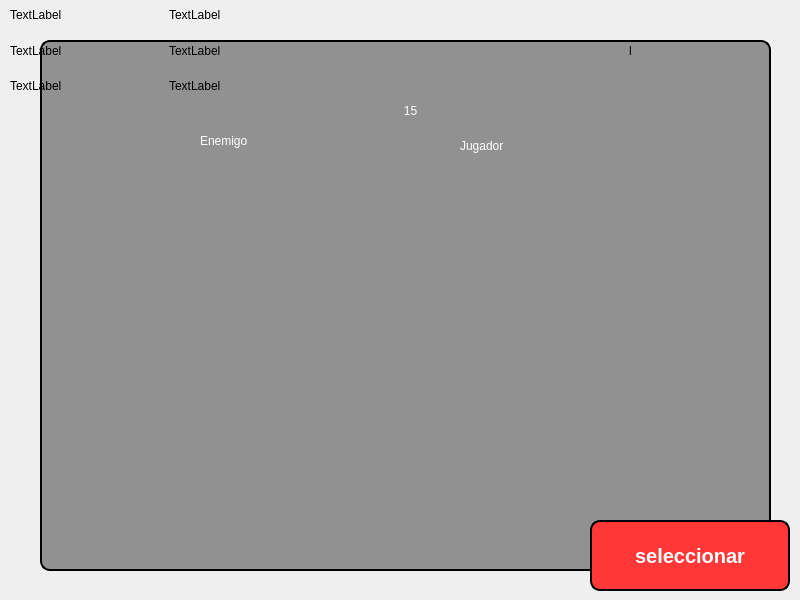
<?xml version="1.0" encoding="UTF-8"?>
<ui version="4.0">
 <class>MainWindow</class>
 <widget class="QMainWindow" name="MainWindow">
  <property name="geometry">
   <rect>
    <x>0</x>
    <y>0</y>
    <width>800</width>
    <height>600</height>
   </rect>
  </property>
  <property name="windowTitle">
   <string>MainWindow</string>
  </property>
  <widget class="QWidget" name="centralwidget">
   <widget class="QLabel" name="label">
    <property name="geometry">
     <rect>
      <x>0</x>
      <y>0</y>
      <width>800</width>
      <height>600</height>
     </rect>
    </property>
    <property name="minimumSize">
     <size>
      <width>800</width>
      <height>600</height>
     </size>
    </property>
    <property name="maximumSize">
     <size>
      <width>800</width>
      <height>600</height>
     </size>
    </property>
    <property name="text">
     <string/>
    </property>
    <property name="pixmap">
     <pixmap>../../sprites/background/fight_v2.png</pixmap>
    </property>
    <property name="scaledContents">
     <bool>true</bool>
    </property>
   </widget>
   <widget class="QLabel" name="label_3">
    <property name="geometry">
     <rect>
      <x>40</x>
      <y>40</y>
      <width>731</width>
      <height>531</height>
     </rect>
    </property>
    <property name="styleSheet">
     <string notr="true">border-style: outset;
    border-width: 2px;
    border-radius: 10px;
background-color: rgb(0, 0, 0);
background-color: rgba(0, 0, 0, 100);
    font: bold 14px;
    min-width: 10em;
    padding: 6px;</string>
    </property>
    <property name="text">
     <string/>
    </property>
   </widget>
   <widget class="QLabel" name="label_2">
    <property name="geometry">
     <rect>
      <x>0</x>
      <y>180</y>
      <width>841</width>
      <height>421</height>
     </rect>
    </property>
    <property name="text">
     <string/>
    </property>
    <property name="pixmap">
     <pixmap>../../sprites/background/table.png</pixmap>
    </property>
    <property name="scaledContents">
     <bool>true</bool>
    </property>
   </widget>
   <widget class="QPushButton" name="seleccion">
    <property name="geometry">
     <rect>
      <x>590</x>
      <y>520</y>
      <width>200</width>
      <height>71</height>
     </rect>
    </property>
    <property name="minimumSize">
     <size>
      <width>200</width>
      <height>0</height>
     </size>
    </property>
    <property name="styleSheet">
     <string notr="true">border-style: outset;
    border-width: 2px;
    border-radius: 10px;
background-color: rgb(255, 55, 55);

    font: bold 20px;
    min-width: 10em;
    padding: 6px;
border-color: rgb(0, 0, 0);
color: rgb(255, 255, 255);</string>
    </property>
    <property name="text">
     <string>seleccionar</string>
    </property>
   </widget>
   <widget class="QWidget" name="horizontalLayoutWidget">
    <property name="geometry">
     <rect>
      <x>30</x>
      <y>490</y>
      <width>541</width>
      <height>221</height>
     </rect>
    </property>
    <layout class="QHBoxLayout" name="horizontalLayout">
     <item>
      <widget class="QLabel" name="carta1">
       <property name="maximumSize">
        <size>
         <width>100</width>
         <height>175</height>
        </size>
       </property>
       <property name="text">
        <string/>
       </property>
       <property name="pixmap">
        <pixmap>../../sprites/cartas/back.png</pixmap>
       </property>
       <property name="scaledContents">
        <bool>true</bool>
       </property>
      </widget>
     </item>
     <item>
      <widget class="QLabel" name="carta2">
       <property name="maximumSize">
        <size>
         <width>100</width>
         <height>175</height>
        </size>
       </property>
       <property name="text">
        <string/>
       </property>
       <property name="pixmap">
        <pixmap>../../sprites/cartas/back.png</pixmap>
       </property>
       <property name="scaledContents">
        <bool>true</bool>
       </property>
      </widget>
     </item>
     <item>
      <widget class="QLabel" name="carta3">
       <property name="maximumSize">
        <size>
         <width>100</width>
         <height>175</height>
        </size>
       </property>
       <property name="text">
        <string/>
       </property>
       <property name="pixmap">
        <pixmap>../../sprites/cartas/back.png</pixmap>
       </property>
       <property name="scaledContents">
        <bool>true</bool>
       </property>
      </widget>
     </item>
     <item>
      <widget class="QLabel" name="carta4">
       <property name="maximumSize">
        <size>
         <width>100</width>
         <height>175</height>
        </size>
       </property>
       <property name="text">
        <string/>
       </property>
       <property name="pixmap">
        <pixmap>../../sprites/cartas/back.png</pixmap>
       </property>
       <property name="scaledContents">
        <bool>true</bool>
       </property>
      </widget>
     </item>
     <item>
      <widget class="QLabel" name="carta5">
       <property name="minimumSize">
        <size>
         <width>1</width>
         <height>0</height>
        </size>
       </property>
       <property name="maximumSize">
        <size>
         <width>100</width>
         <height>175</height>
        </size>
       </property>
       <property name="text">
        <string/>
       </property>
       <property name="pixmap">
        <pixmap>../../sprites/cartas/back.png</pixmap>
       </property>
       <property name="scaledContents">
        <bool>true</bool>
       </property>
      </widget>
     </item>
    </layout>
   </widget>
   <widget class="QLabel" name="temporizador">
    <property name="geometry">
     <rect>
      <x>370</x>
      <y>70</y>
      <width>81</width>
      <height>81</height>
     </rect>
    </property>
    <property name="styleSheet">
     <string notr="true">font: 30pt &quot;Rockwell Condensed&quot;;
color: rgb(255, 255, 255);</string>
    </property>
    <property name="text">
     <string>15</string>
    </property>
    <property name="alignment">
     <set>Qt::AlignCenter</set>
    </property>
   </widget>
   <widget class="QWidget" name="horizontalLayoutWidget_2">
    <property name="geometry">
     <rect>
      <x>470</x>
      <y>0</y>
      <width>311</width>
      <height>101</height>
     </rect>
    </property>
    <layout class="QHBoxLayout" name="horizontalLayout_2">
     <item>
      <layout class="QVBoxLayout" name="verticalLayout_3"/>
     </item>
     <item>
      <layout class="QVBoxLayout" name="verticalLayout_5"/>
     </item>
     <item>
      <layout class="QVBoxLayout" name="verticalLayout_4"/>
     </item>
     <item>
      <layout class="QVBoxLayout" name="verticalLayout_2">
       <item>
        <widget class="QLabel" name="ficha4">
         <property name="text">
          <string/>
         </property>
         <property name="scaledContents">
          <bool>true</bool>
         </property>
        </widget>
       </item>
       <item>
        <widget class="QLabel" name="ficha5">
         <property name="text">
          <string/>
         </property>
         <property name="scaledContents">
          <bool>true</bool>
         </property>
        </widget>
       </item>
       <item>
        <widget class="QLabel" name="ficha6">
         <property name="text">
          <string/>
         </property>
         <property name="scaledContents">
          <bool>true</bool>
         </property>
        </widget>
       </item>
      </layout>
     </item>
     <item>
      <layout class="QVBoxLayout" name="verticalLayout">
       <item>
        <widget class="QLabel" name="ficha1">
         <property name="text">
          <string/>
         </property>
         <property name="scaledContents">
          <bool>true</bool>
         </property>
        </widget>
       </item>
       <item>
        <widget class="QLabel" name="ficha2">
         <property name="text">
          <string>l</string>
         </property>
         <property name="scaledContents">
          <bool>true</bool>
         </property>
        </widget>
       </item>
       <item>
        <widget class="QLabel" name="ficha3">
         <property name="text">
          <string/>
         </property>
         <property name="scaledContents">
          <bool>true</bool>
         </property>
        </widget>
       </item>
      </layout>
     </item>
    </layout>
   </widget>
   <widget class="QWidget" name="horizontalLayoutWidget_3">
    <property name="geometry">
     <rect>
      <x>10</x>
      <y>0</y>
      <width>311</width>
      <height>101</height>
     </rect>
    </property>
    <layout class="QHBoxLayout" name="horizontalLayout_3">
     <item>
      <layout class="QVBoxLayout" name="verticalLayout_6"/>
     </item>
     <item>
      <layout class="QVBoxLayout" name="verticalLayout_7"/>
     </item>
     <item>
      <layout class="QVBoxLayout" name="verticalLayout_8"/>
     </item>
     <item>
      <layout class="QVBoxLayout" name="verticalLayout_9">
       <item>
        <widget class="QLabel" name="ficha4_2">
         <property name="text">
          <string>TextLabel</string>
         </property>
         <property name="scaledContents">
          <bool>true</bool>
         </property>
        </widget>
       </item>
       <item>
        <widget class="QLabel" name="ficha5_2">
         <property name="text">
          <string>TextLabel</string>
         </property>
         <property name="scaledContents">
          <bool>true</bool>
         </property>
        </widget>
       </item>
       <item>
        <widget class="QLabel" name="ficha6_2">
         <property name="text">
          <string>TextLabel</string>
         </property>
         <property name="scaledContents">
          <bool>true</bool>
         </property>
        </widget>
       </item>
      </layout>
     </item>
     <item>
      <layout class="QVBoxLayout" name="verticalLayout_10">
       <item>
        <widget class="QLabel" name="ficha1_2">
         <property name="text">
          <string>TextLabel</string>
         </property>
         <property name="scaledContents">
          <bool>true</bool>
         </property>
        </widget>
       </item>
       <item>
        <widget class="QLabel" name="ficha2_2">
         <property name="text">
          <string>TextLabel</string>
         </property>
         <property name="scaledContents">
          <bool>true</bool>
         </property>
        </widget>
       </item>
       <item>
        <widget class="QLabel" name="ficha3_2">
         <property name="text">
          <string>TextLabel</string>
         </property>
         <property name="scaledContents">
          <bool>true</bool>
         </property>
        </widget>
       </item>
      </layout>
     </item>
    </layout>
   </widget>
   <widget class="QLabel" name="enemigo">
    <property name="geometry">
     <rect>
      <x>200</x>
      <y>120</y>
      <width>121</width>
      <height>41</height>
     </rect>
    </property>
    <property name="styleSheet">
     <string notr="true">color: rgb(255, 255, 255);
font: 30pt &quot;Playbill&quot;;</string>
    </property>
    <property name="text">
     <string>Enemigo</string>
    </property>
   </widget>
   <widget class="QLabel" name="jugador">
    <property name="geometry">
     <rect>
      <x>460</x>
      <y>120</y>
      <width>121</width>
      <height>51</height>
     </rect>
    </property>
    <property name="styleSheet">
     <string notr="true">color: rgb(255, 255, 255);
font: 30pt &quot;Playbill&quot;;</string>
    </property>
    <property name="text">
     <string>Jugador</string>
    </property>
   </widget>
   <widget class="QLabel" name="showcarta">
    <property name="geometry">
     <rect>
      <x>450</x>
      <y>180</y>
      <width>150</width>
      <height>211</height>
     </rect>
    </property>
    <property name="maximumSize">
     <size>
      <width>150</width>
      <height>225</height>
     </size>
    </property>
    <property name="text">
     <string/>
    </property>
    <property name="pixmap">
     <pixmap>../../sprites/cartas/back.png</pixmap>
    </property>
    <property name="scaledContents">
     <bool>true</bool>
    </property>
   </widget>
   <widget class="QLabel" name="enemycarta">
    <property name="geometry">
     <rect>
      <x>190</x>
      <y>180</y>
      <width>150</width>
      <height>211</height>
     </rect>
    </property>
    <property name="maximumSize">
     <size>
      <width>150</width>
      <height>225</height>
     </size>
    </property>
    <property name="text">
     <string/>
    </property>
    <property name="pixmap">
     <pixmap>../../sprites/cartas/back.png</pixmap>
    </property>
    <property name="scaledContents">
     <bool>true</bool>
    </property>
   </widget>
  </widget>
 </widget>
 <resources/>
 <connections/>
</ui>
